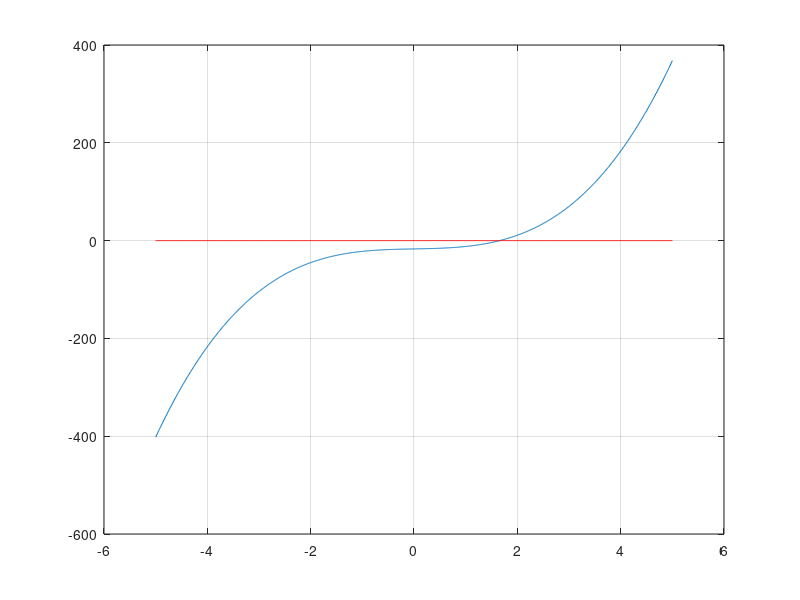

The MATLAB source for this figure:
%graficas de funciones mat
clc, clear
x=-5:0.01:5;
y=3*x.^3+2*x-17;
z=zeros(size(x));
plot(x,y)
grid on
hold on
plot(x,z, 'r')
